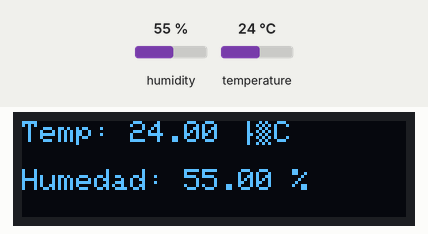
Simulated run of this program. Board: ESP32-S3. On the bench: 128×32 one-colour display. The inputs (shaded band) are chosen by the test bench; at power-on: humidity 55 %, temperature 24 °C. What the program prints to the serial monitor is not drawn.

Above: at 3.2 s.
3.3 s: humidity set to 22 %
At 5.6 s:
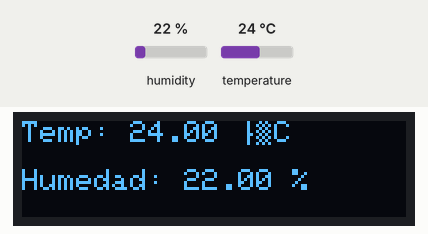
6.1 s: temperature set to 12 °C
At 6.9 s:
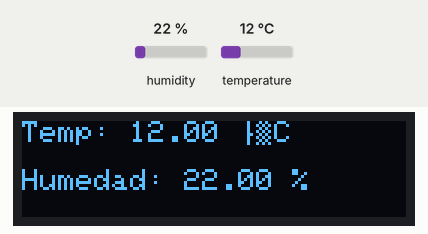
8.9 s: humidity set to 40 %
At 10.8 s:
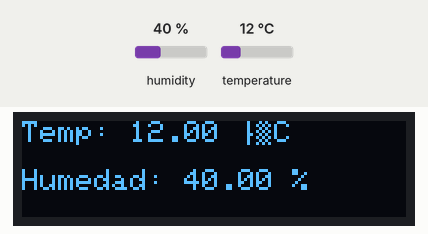
12.0 s: temperature set to 19 °C
At 13.4 s:
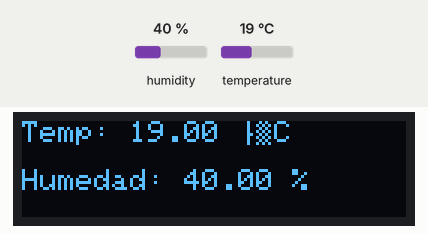
Timing chart, 0 to 15.0 s (numbered marks = the images above; inputs shaded):
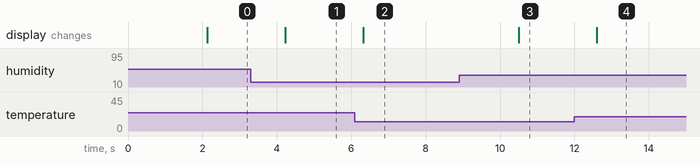

The program:

main.cpp
```cpp
#include <Arduino.h>
#include <Wire.h>
#include <Adafruit_GFX.h>
#include <Adafruit_SSD1306.h>
#include <Adafruit_AHTX0.h>

// Definir los pines I2C personalizados
#define SDA_PIN 6  // Nuevo pin SDA
#define SCL_PIN 7  // Nuevo pin SCL

// Definir las dimensiones de la pantalla OLED
#define SCREEN_WIDTH 128
#define SCREEN_HEIGHT 32

// Dirección I2C de la pantalla OLED
#define SCREEN_ADDRESS 0x3C

// Reset pin # (or -1 if sharing Arduino reset pin)
#define OLED_RESET -1

// Declarar el objeto display
Adafruit_SSD1306 display(SCREEN_WIDTH, SCREEN_HEIGHT, &Wire, OLED_RESET);

// Declarar el objeto sensor AHT10
Adafruit_AHTX0 aht;

void setup() {
  // Iniciar la comunicación serial
  Serial.begin(115200);

  // Configurar los pines I2C personalizados
  Wire.begin(SDA_PIN, SCL_PIN);

  // Iniciar la pantalla OLED
  if (!display.begin(SSD1306_SWITCHCAPVCC, SCREEN_ADDRESS)) {
    Serial.println(F("Error al inicializar la pantalla OLED"));
    for (;;); // Detener la ejecución si la pantalla no se inicializa
  }

  // Iniciar el sensor AHT10
  if (!aht.begin(&Wire)) {
    Serial.println(F("Error al inicializar el sensor AHT10"));
    for (;;); // Detener la ejecución si el sensor no se inicializa
  }

  // Mostrar mensaje de inicio en la pantalla OLED
  display.clearDisplay();
  display.setTextSize(1);
  display.setTextColor(SSD1306_WHITE);
  display.setCursor(0, 0);
  display.println(F("Iniciando..."));
  display.display();
  delay(2000); // Esperar 2 segundos
}

void loop() {
  // Leer los datos del sensor AHT10
  sensors_event_t humidity, temp;
  aht.getEvent(&humidity, &temp); // Obtener temperatura y humedad

  // Mostrar los datos en el monitor serial
  Serial.print(F("Temperatura: "));
  Serial.print(temp.temperature);
  Serial.print(F(" °C, Humedad: "));
  Serial.print(humidity.relative_humidity);
  Serial.println(F(" %"));

  // Mostrar los datos en la pantalla OLED
  display.clearDisplay();
  display.setTextSize(1);
  display.setTextColor(SSD1306_WHITE);

  // Mostrar temperatura
  display.setCursor(0, 0);
  display.print(F("Temp: "));
  display.print(temp.temperature);
  display.print(F(" °C"));

  // Mostrar humedad
  display.setCursor(0, 16);
  display.print(F("Humedad: "));
  display.print(humidity.relative_humidity);
  display.print(F(" %"));

  // Actualizar la pantalla
  display.display();

  // Esperar 2 segundos antes de la siguiente lectura
  delay(2000);
}
```

Measured:
- after the input at 3.3 s, the display: changes after 0.93 s (image 1)
- after the input at 6.1 s, the display: changes after 0.22 s (image 2)
- after the input at 8.9 s, the display: changes after 1.6 s (image 3)
- after the input at 12.0 s, the display: changes after 0.60 s (image 4)
